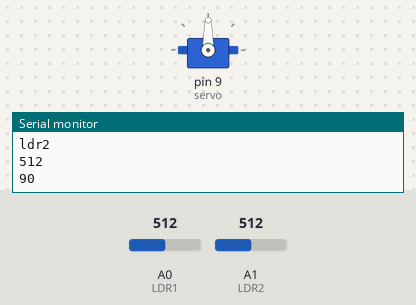
Recording of a sketch running on a simulated Arduino Uno, built with avr-gcc and run on an emulated ATmega328P. Parts: servo, the last lines printed to the serial monitor. The test bench sets the inputs (shaded band); at power-on: A0 (LDR1) = 512, A1 (LDR2) = 512.

Above: at 2.2 s.
2.3 s: A0 (LDR1) set to 543
At 3.47 s:
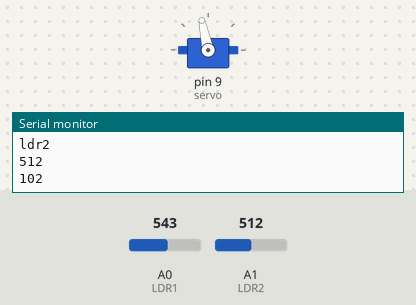
5.3 s: A0 (LDR1) set to 511
At 5.3 s:
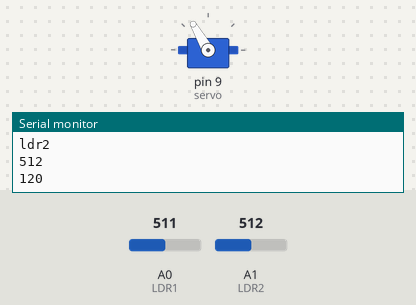
6.8 s: A1 (LDR2) set to 475
At 8.82 s:
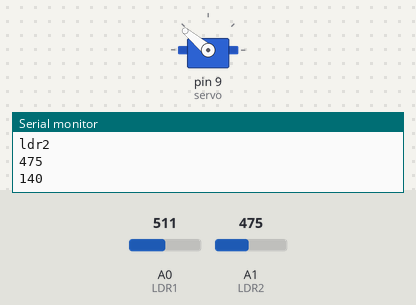
9.8 s: A1 (LDR2) set to 511
11.3 s: A0 (LDR1) set to 716
At 12.35 s:
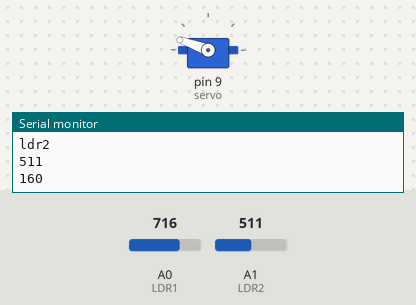
14.3 s: A0 (LDR1) set to 306
Timing chart, 0 to 25.9 s (numbered marks = the images above; inputs shaded):
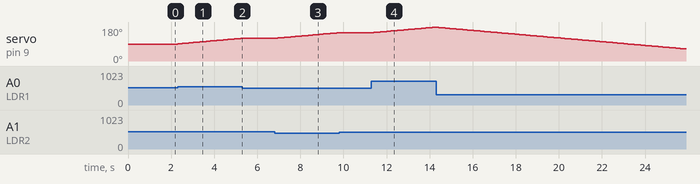

Measured:
- the behaviour switches between 532 and 533 on A0 (LDR1) (found by bisection; images 0 and 1)
- the behaviour switches between 491 and 490 on A1 (LDR2) (found by bisection; images 2 and 3)
- after the input at 2.3 s, servo on pin 9 (servo): moves from 90° to 120° over 2.9 s, starting at once
- after the input at 5.3 s, servo on pin 9 (servo): stays 120° (without the input it goes to 121° after 0.04 s)
- after the input at 6.8 s, servo on pin 9 (servo): moves from 120° to 150° over 2.9 s, starting after 0.05 s
- after the input at 9.8 s, servo on pin 9 (servo): stays 150° (without the input it goes to 151° after 0.08 s)
- after the input at 11.3 s, servo on pin 9 (servo): moves from 150° to 179° over 2.8 s, starting after 0.10 s

The sketch:

Single-axis_solar_tracking_system.ino
```cpp
/*
  Single-axis solar tracking system using Arduino
*/

// Include the servo motor library
#include <Servo.h>

// Define the LDR sensor pins
#define LDR1 A0
#define LDR2 A1

// Define the error value. You can change it as you like
#define error 20

// Starting point of the servo motor
int position = 90;

// Create an object for the servo motor
Servo servo;

void setup() {
  // Include servo motor PWM pin
  servo.attach(9);

  // Set the starting point of the servo
  servo.write(position);

  // Initialize serial communication for debugging
  Serial.begin(9600);
  delay(1000);
}

void loop() {
  // Get the LDR sensor value
  int ldr1 = analogRead(LDR1);

  // Get the LDR sensor value
  int ldr2 = analogRead(LDR2);

  // Get the difference of these values
  int value1 = abs(ldr1 - ldr2);
  int value2 = abs(ldr2 - ldr1);

  // Check these values using an IF condition
  if ((value1 <= error) || (value2 <= error)) {
    // If the difference in LDR values is within the defined error range, do nothing
  } else {
    // If the difference is outside the error range, adjust the servo position
    if (ldr1 > ldr2) {
      if (position < 180)
        position = ++position; // Increment the servo position if LDR1 is greater
    }
    if (ldr1 < ldr2) {
      if (position > 0)
        position = --position; // Decrement the servo position if LDR2 is greater
    }
  }

  // Write the new servo position
  servo.write(position);

  // Print sensor values and current servo position for debugging
  Serial.println("ldr1");
  Serial.println(ldr1);
  Serial.println("ldr2");
  Serial.println(ldr2);
  Serial.println(position);

  // Delay to control the rate of servo movement
  delay(100);
}
```
